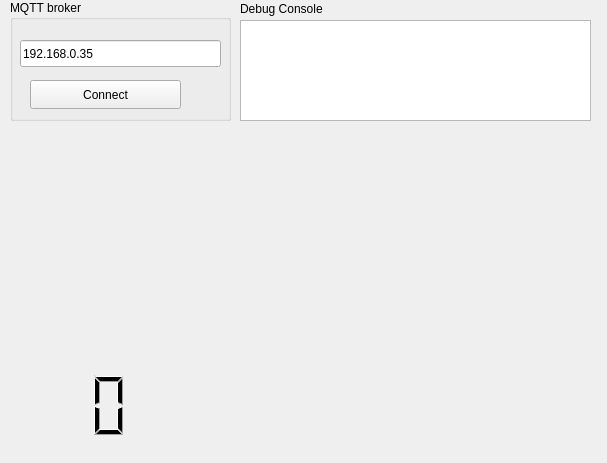
<?xml version="1.0" encoding="UTF-8"?>
<ui version="4.0">
 <class>Widget</class>
 <widget class="QWidget" name="Widget">
  <property name="geometry">
   <rect>
    <x>0</x>
    <y>0</y>
    <width>607</width>
    <height>463</height>
   </rect>
  </property>
  <property name="windowTitle">
   <string>Widget</string>
  </property>
  <widget class="QGroupBox" name="groupBoxHost">
   <property name="geometry">
    <rect>
     <x>10</x>
     <y>0</y>
     <width>221</width>
     <height>121</height>
    </rect>
   </property>
   <property name="title">
    <string>MQTT broker</string>
   </property>
   <widget class="QLineEdit" name="lineEdithost">
    <property name="geometry">
     <rect>
      <x>10</x>
      <y>40</y>
      <width>201</width>
      <height>27</height>
     </rect>
    </property>
    <property name="text">
     <string>192.168.0.35</string>
    </property>
   </widget>
   <widget class="QToolButton" name="toolButtonConnect">
    <property name="geometry">
     <rect>
      <x>20</x>
      <y>80</y>
      <width>151</width>
      <height>29</height>
     </rect>
    </property>
    <property name="text">
     <string>Connect</string>
    </property>
   </widget>
  </widget>
  <widget class="QTextEdit" name="textEditMessage">
   <property name="geometry">
    <rect>
     <x>240</x>
     <y>20</y>
     <width>351</width>
     <height>101</height>
    </rect>
   </property>
  </widget>
  <widget class="QLabel" name="debug_label">
   <property name="geometry">
    <rect>
     <x>240</x>
     <y>0</y>
     <width>91</width>
     <height>17</height>
    </rect>
   </property>
   <property name="text">
    <string>Debug Console</string>
   </property>
  </widget>
  <widget class="QLCDNumber" name="coreTempNumber">
   <property name="geometry">
    <rect>
     <x>-60</x>
     <y>370</y>
     <width>201</width>
     <height>71</height>
    </rect>
   </property>
   <property name="frameShape">
    <enum>QFrame::NoFrame</enum>
   </property>
  </widget>
  <widget class="QLabel" name="label_2">
   <property name="geometry">
    <rect>
     <x>10</x>
     <y>120</y>
     <width>231</width>
     <height>351</height>
    </rect>
   </property>
   <property name="text">
    <string/>
   </property>
   <property name="pixmap">
    <pixmap resource="img_for_app/img_thermo.qrc">:/images.jpeg</pixmap>
   </property>
  </widget>
  <zorder>groupBoxHost</zorder>
  <zorder>textEditMessage</zorder>
  <zorder>debug_label</zorder>
  <zorder>label_2</zorder>
  <zorder>coreTempNumber</zorder>
 </widget>
 <layoutdefault spacing="6" margin="11"/>
 <resources>
  <include location="img_for_app/img_thermo.qrc"/>
 </resources>
 <connections/>
</ui>
